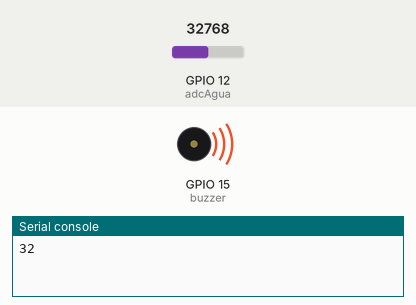
Recording of a program running on a simulated ESP32 board running MicroPython. Shown: buzzer (waves = sounding), the last lines printed to the serial console. The test bench sets the inputs (shaded band); at power-on: GPIO 12 (adcAgua) = 32768 (analog values on the 0–65535 scale).

Above: at 1.2 s.
1.3 s: GPIO 12 (adcAgua) set to 46944
3.2 s: GPIO 12 (adcAgua) set to 49152
At 5.2 s:
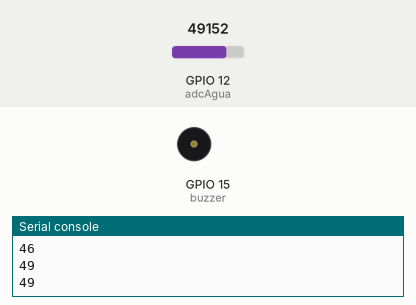
5.5 s: GPIO 12 (adcAgua) set to 45874
At 6.9 s:
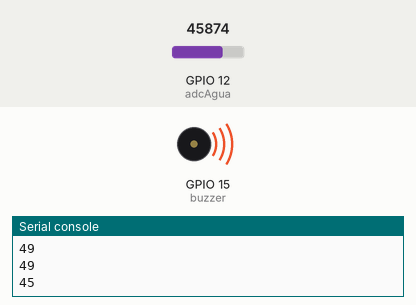
7.5 s: GPIO 12 (adcAgua) set to 57670
At 8.4 s:
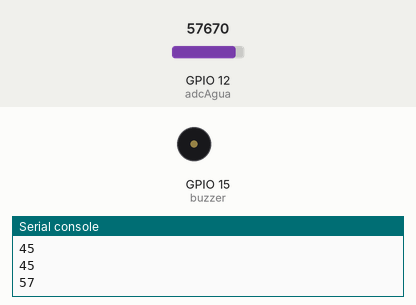
Timing chart, 0 to 10.5 s (numbered marks = the images above; inputs shaded):
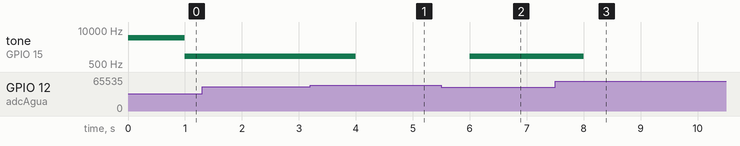

Measured:
- the behaviour switches between 47984 and 48000 on GPIO 12 (adcAgua) (found by bisection; images 0 and 1)
- after the input at 3.2 s, tone on GPIO 15 (buzzer): 1000 Hz → silent after 0.80 s
- after the input at 5.5 s, tone on GPIO 15 (buzzer): silent → 1000 Hz after 0.50 s
- after the input at 7.5 s, tone on GPIO 15 (buzzer): 1000 Hz → silent after 0.50 s

The program:

Nivel_de_agua_y_Buzzer.py
```python
from machine import Pin, PWM, ADC
import time

#Creacion de variables para pines ADC
adcAgua= ADC(Pin(12,Pin.IN))
adcAgua.atten(ADC.ATTN_11DB)
buzzer=PWM(Pin(15))

#Funcion que mide el nivel de agua
#Cuando el nivel de agua es bajo, el sitema emite una alerta a traves de un buzzer
def agua (adcA,buzzer):
    while True:
        time.sleep(1)
        Nagua= adcA.read_u16()
        print(int(Nagua/1000))
        Vbuzz=int(Nagua/1000)
        if Vbuzz < 48:
            buzzer.freq(1000)
            buzzer.duty_u16(50000)
        else:
            buzzer.duty_u16(0)
print(agua(adcAgua,buzzer))
```
